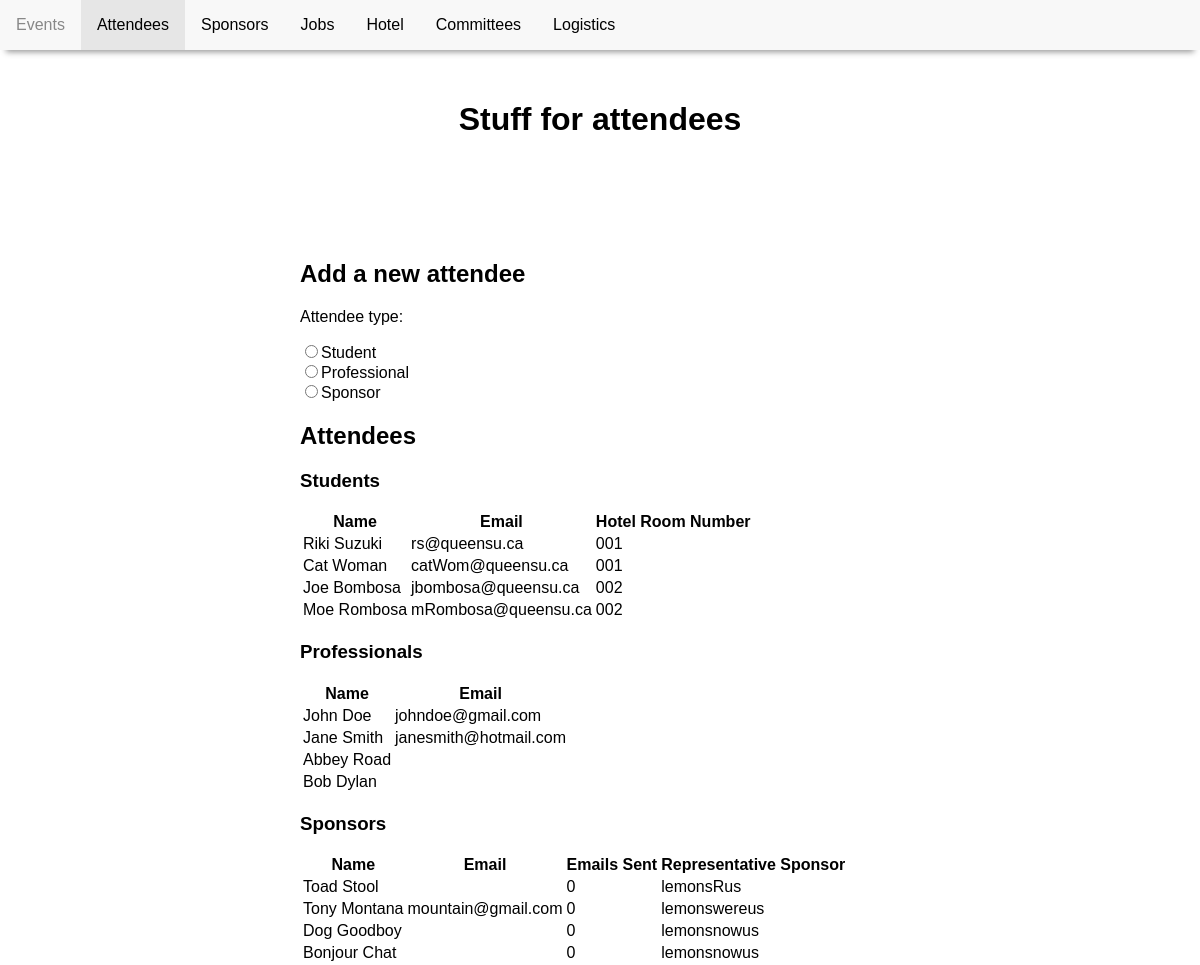
The page /attendees.php on the database its author committed.
### tables this page shows
CREATE TABLE Student(
    id int NOT NULL AUTO_INCREMENT,
    firstName varchar(20) NOT NULL,
    lastName varchar(30) NOT NULL,
    email varchar(50),
    roomNumber char(3),
    PRIMARY KEY (id),
    FOREIGN KEY (roomNumber) REFERENCES HotelRoom (roomNumber) ON DELETE SET NULL
);

CREATE TABLE Professional(
    id int NOT NULL AUTO_INCREMENT,
    firstName varchar(20) NOT NULL,
    lastName varchar(30) NOT NULL,
    email varchar(50),
    PRIMARY KEY (id)
);

### attendees.php (the view, shortened to what this page needs)
<!DOCTYPE html>
<html>
<head>
    <link href="conference.css" type="text/css" rel="stylesheet" />
</head>
<body onload="newattendeeform.reset()">
    <nav>
        <ul class="navbar">
            <li><a href="index.php">Events</a></li>
            <li><a class="active" href="attendees.php">Attendees</a></li>
            <li><a href="sponsors.php">Sponsors</a></li>
            <li><a href="jobs.php">Jobs</a></li>
            <li><a href="hotel.php">Hotel</a></li>
            <li><a href="committees.php">Committees</a></li>
            <li><a href="logistics.php">Logistics</a></li>
        </ul>
    </nav>
    <header>
        <h1>Stuff for attendees</h1>
    </header>
    <div class="main">
        <?php include 'pdo.php'; ?>
        <div id='newattendee'>
            <h2>Add a new attendee</h2>
            <form name="newattendeeform" action="" method="post">
                <p>Attendee type:</p>
                <input type="radio" name="attendeetype" value="student" onclick="selected(this)">Student<br>
                <input type="radio" name="attendeetype" value="professional" onclick="selected(this)">Professional<br>
                <input type="radio" name="attendeetype" value="sponsor" onclick="selected(this)">Sponsor<br>
            </form>
        </div>
        <div id="listattendees">
            <h2>Attendees</h2>
            <h3>Students</h3>
            <?php
            $query = "SELECT CONCAT(firstName, \" \", lastName) AS fullName, email, roomNumber FROM Student";
            $stmt = $pdo->prepare($query);
            $stmt->execute();
            echo "<table>";
            echo "<tr><th>Name</th><th>Email</th><th>Hotel Room Number</th></tr>";
            while ($student = $stmt->fetch()) {
              $fullName = $student["fullName"];
              $email = $student["email"];
              $roomNumber = $student["roomNumber"];
              echo "<tr><td>$fullName</td><td>$email</td><td>$roomNumber</td></tr>";
            }
            echo "</table>";
            ?>
            <h3>Professionals</h3>
            <?php
            $query = "SELECT CONCAT(firstName, \" \", lastName) AS fullName, email FROM Professional";
            $stmt = $pdo->prepare($query);
            $stmt->execute();
            echo "<table>";
            echo "<tr><th>Name</th><th>Email</th></tr>";
            while ($professional = $stmt->fetch()) {
              $fullName = $professional["fullName"];
              $email = $professional["email"];
              echo "<tr><td>$fullName</td><td>$email</td></tr>";
            }
            echo "</table>";
            ?>
            <h3>Sponsors</h3>
            <?php
            $query = "SELECT CONCAT(firstName, \" \", lastName) AS fullName, email, emailsSent, companyName FROM Sponsor";
            $stmt = $pdo->prepare($query);
            $stmt->execute();
            echo "<table>";
            echo "<tr><th>Name</th><th>Email</th><th>Emails Sent</th><th>Representative Sponsor</th></tr>";
            while ($sponsor = $stmt->fetch()) {
              $fullName = $sponsor["fullName"];
              $email = $sponsor["email"];
              $emailsSent = $sponsor["emailsSent"];
              $companyName = $sponsor["companyName"];
              echo "<tr><td>$fullName</td><td>$email</td><td>$emailsSent</td><td>$companyName</td></tr>";
            }
            echo "</table>";
            ?>
        </div>
    </div>
    <footer>
    </footer>
</body>
</html>

### conference.css (style rules this page uses)
html { margin: 0; padding: 0; height: 100%; width: 100%; }
body { font-family: sans-serif; height: 100%; width: 100%; margin: 0; padding: 0; display: grid; grid-template-columns: 25% 25% 25% 25%; grid-template-rows: 10% 20% 60% 10%; grid-template-areas: "navbar navbar navbar navbar" ". header header ." ". main main ." "footer footer footer footer"; }
nav { grid-area: navbar; position: fixed; width:100%; z-index: 999; box-shadow: 0 8px 6px -6px rgb(151, 151, 151); }
nav ul { list-style-type: none; margin: 0; padding: 0; overflow: hidden; background-color: rgb(248, 248, 248); }
nav ul li { float: left; }
nav ul li a { display: block; padding: 16px; color: black; text-decoration: none; }
nav ul li a.active { background-color: rgb(230, 230, 230); color: black; }
header { grid-area: header; text-align: center; }
.main { grid-area: main; }
footer { grid-area: footer; }

### rows shown on the page
student: fullName "Riki Suzuki", email "rs@queensu.ca", roomNumber "001"
student: fullName "Cat Woman", email "catWom@queensu.ca", roomNumber "001"
student: fullName "Joe Bombosa", email "jbombosa@queensu.ca", roomNumber "002"
student: fullName "Moe Rombosa", email "mRombosa@queensu.ca", roomNumber "002"
professional: fullName "John Doe", email "johndoe@gmail.com"
professional: fullName "Jane Smith", email "janesmith@hotmail.com"

### other values the page prints
$fullName "Abbey Road"
$fullName "Bob Dylan"
$fullName "Toad Stool"
$emailsSent "0"
$companyName "lemonsRus"
$fullName "Tony Montana"
$email "mountain@gmail.com"
$companyName "lemonswereus"
$fullName "Dog Goodboy"
$companyName "lemonsnowus"
$fullName "Bonjour Chat"
